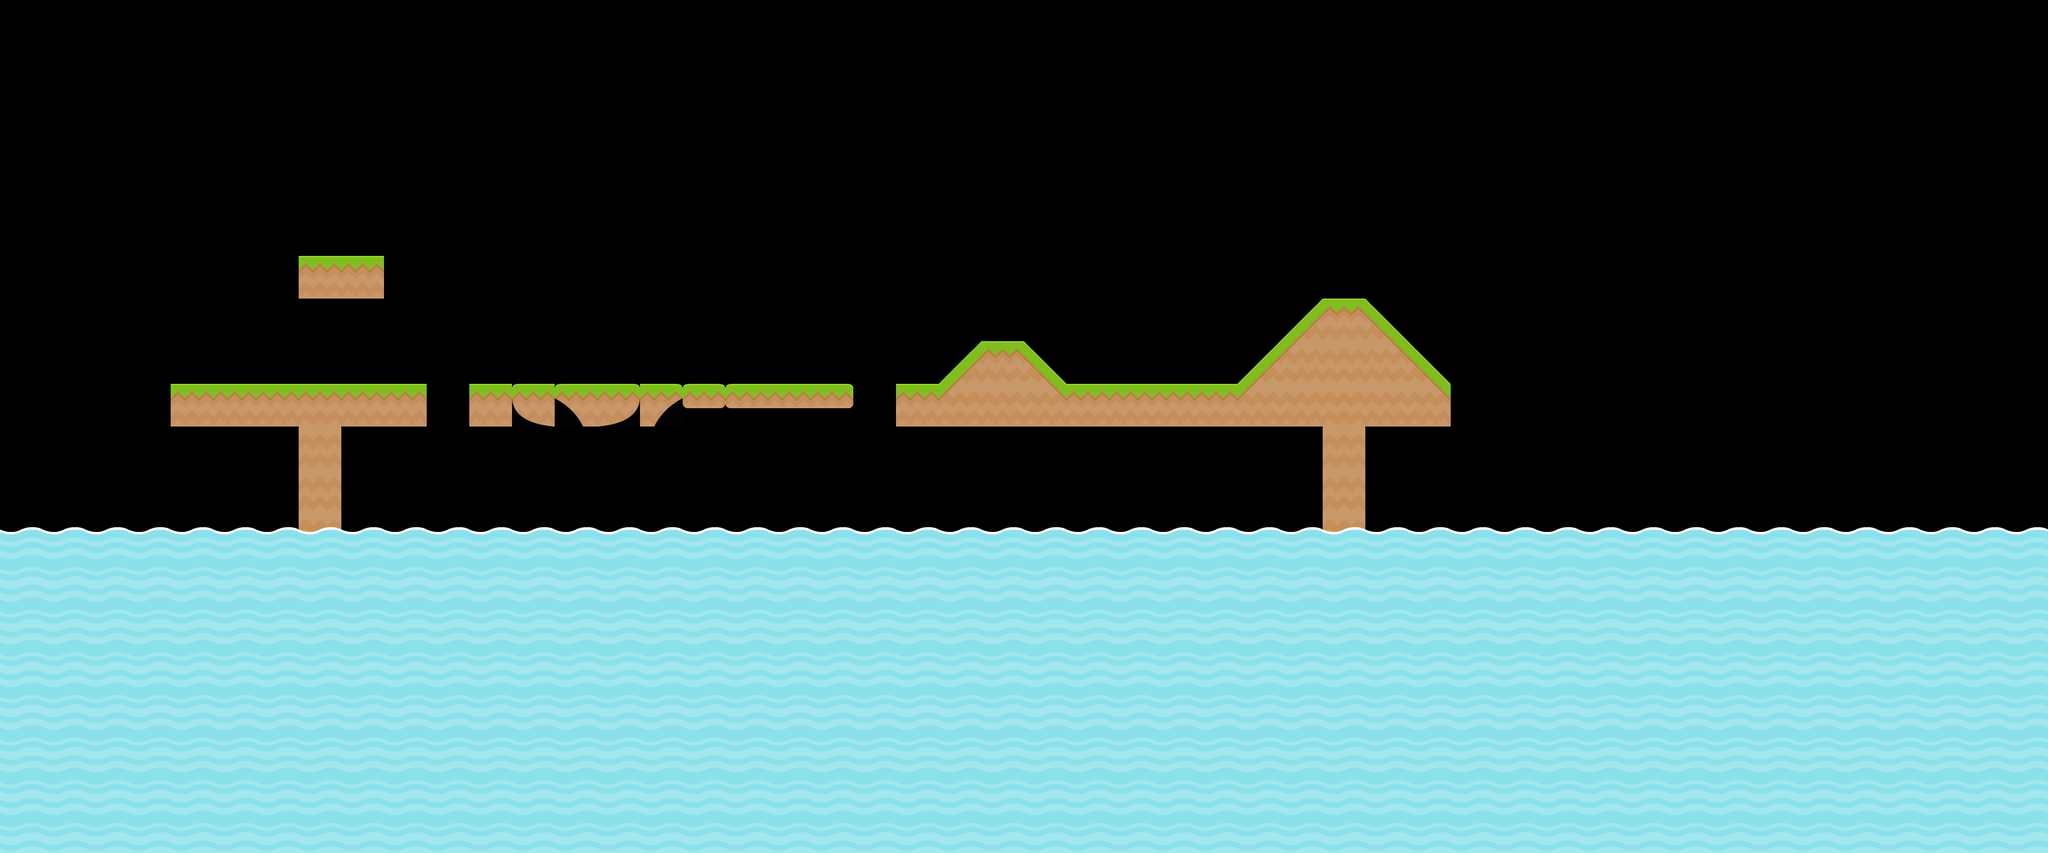

The image is a tile-based game level rendered from a .tmx file. Its description and complete source (layers, tilesets, objects, tile grids) follow:
An orthogonal 48x20 tile map with 70x70 px tiles, 3 tile layers (background, solids, foreground) and 2 objects (spawn, util).

<map version="1.2" tiledversion="1.3.3" orientation="orthogonal" renderorder="right-down" width="48" height="20" tilewidth="70" tileheight="70" infinite="0" nextlayerid="5" nextobjectid="4">
 <editorsettings>
  <export target="testlevel.json" format="json" />
 </editorsettings>
 <tileset firstgid="1" source="../tiles/tiles_spritesheet.tsx" />
 <layer id="3" name="background" width="48" height="20">
  <data encoding="csv">
0,0,0,0,0,0,0,0,0,0,0,0,0,0,0,0,0,0,0,0,0,0,0,0,0,0,0,0,0,0,0,0,0,0,0,0,0,0,0,0,0,0,0,0,0,0,0,0,
0,0,0,0,0,0,0,0,0,0,0,0,0,0,0,0,0,0,0,0,0,0,0,0,0,0,0,0,0,0,0,0,0,0,0,0,0,0,0,0,0,0,0,0,0,0,0,0,
0,0,0,0,0,0,0,0,0,0,0,0,0,0,0,0,0,0,0,0,0,0,0,0,0,0,0,0,0,0,0,0,0,0,0,0,0,0,0,0,0,0,0,0,0,0,0,0,
0,0,0,0,0,0,0,0,0,0,0,0,0,0,0,0,0,0,0,0,0,0,0,0,0,0,0,0,0,0,0,0,0,0,0,0,0,0,0,0,0,0,0,0,0,0,0,0,
0,0,0,0,0,0,0,0,0,0,0,0,0,0,0,0,0,0,0,0,0,0,0,0,0,0,0,0,0,0,0,0,0,0,0,0,0,0,0,0,0,0,0,0,0,0,0,0,
0,0,0,0,0,0,0,0,0,0,0,0,0,0,0,0,0,0,0,0,0,0,0,0,0,0,0,0,0,0,0,0,0,0,0,0,0,0,0,0,0,0,0,0,0,0,0,0,
0,0,0,0,0,0,0,0,0,0,0,0,0,0,0,0,0,0,0,0,0,0,0,0,0,0,0,0,0,0,0,0,0,0,0,0,0,0,0,0,0,0,0,0,0,0,0,0,
0,0,0,0,0,0,0,0,0,0,0,0,0,0,0,0,0,0,0,0,0,0,0,0,0,0,0,0,0,0,0,0,0,0,0,0,0,0,0,0,0,0,0,0,0,0,0,0,
0,0,0,0,0,0,0,0,0,0,0,0,0,0,0,0,0,0,0,0,0,0,0,0,0,0,0,0,0,0,0,0,0,0,0,0,0,0,0,0,0,0,0,0,0,0,0,0,
0,0,0,0,0,0,0,0,0,0,0,0,0,0,0,0,0,0,0,0,0,0,0,0,0,0,0,0,0,0,0,0,0,0,0,0,0,0,0,0,0,0,0,0,0,0,0,0,
0,0,0,0,0,0,0,0,0,0,0,0,0,0,0,0,0,0,0,0,0,0,0,0,0,0,0,0,0,0,0,0,0,0,0,0,0,0,0,0,0,0,0,0,0,0,0,0,
0,0,0,0,0,0,0,0,0,0,0,0,0,0,0,0,0,0,0,0,0,0,0,0,0,0,0,0,0,0,0,0,0,0,0,0,0,0,0,0,0,0,0,0,0,0,0,0,
0,0,0,0,0,0,0,0,0,0,0,0,0,0,0,0,0,0,0,0,0,0,0,0,0,0,0,0,0,0,0,0,0,0,0,0,0,0,0,0,0,0,0,0,0,0,0,0,
0,0,0,0,0,0,0,0,0,0,0,0,0,0,0,0,0,0,0,0,0,0,0,0,0,0,0,0,0,0,0,0,0,0,0,0,0,0,0,0,0,0,0,0,0,0,0,0,
0,0,0,0,0,0,0,0,0,0,0,0,0,0,0,0,0,0,0,0,0,0,0,0,0,0,0,0,0,0,0,0,0,0,0,0,0,0,0,0,0,0,0,0,0,0,0,0,
0,0,0,0,0,0,0,0,0,0,0,0,0,0,0,0,0,0,0,0,0,0,0,0,0,0,0,0,0,0,0,0,0,0,0,0,0,0,0,0,0,0,0,0,0,0,0,0,
0,0,0,0,0,0,0,0,0,0,0,0,0,0,0,0,0,0,0,0,0,0,0,0,0,0,0,0,0,0,0,0,0,0,0,0,0,0,0,0,0,0,0,0,0,0,0,0,
0,0,0,0,0,0,0,0,0,0,0,0,0,0,0,0,0,0,0,0,0,0,0,0,0,0,0,0,0,0,0,0,0,0,0,0,0,0,0,0,0,0,0,0,0,0,0,0,
0,0,0,0,0,0,0,0,0,0,0,0,0,0,0,0,0,0,0,0,0,0,0,0,0,0,0,0,0,0,0,0,0,0,0,0,0,0,0,0,0,0,0,0,0,0,0,0,
0,0,0,0,0,0,0,0,0,0,0,0,0,0,0,0,0,0,0,0,0,0,0,0,0,0,0,0,0,0,0,0,0,0,0,0,0,0,0,0,0,0,0,0,0,0,0,0
</data>
 </layer>
 <layer id="2" name="solids" width="48" height="20">
  <data encoding="csv">
0,0,0,0,0,0,0,0,0,0,0,0,0,0,0,0,0,0,0,0,0,0,0,0,0,0,0,0,0,0,0,0,0,0,0,0,0,0,0,0,0,0,0,0,0,0,0,0,
0,0,0,0,0,0,0,0,0,0,0,0,0,0,0,0,0,0,0,0,0,0,0,0,0,0,0,0,0,0,0,0,0,0,0,0,0,0,0,0,0,0,0,0,0,0,0,0,
0,0,0,0,0,0,0,0,0,0,0,0,0,0,0,0,0,0,0,0,0,0,0,0,0,0,0,0,0,0,0,0,0,0,0,0,0,0,0,0,0,0,0,0,0,0,0,0,
0,0,0,0,0,0,0,0,0,0,0,0,0,0,0,0,0,0,0,0,0,0,0,0,0,0,0,0,0,0,0,0,0,0,0,0,0,0,0,0,0,0,0,0,0,0,0,0,
0,0,0,0,0,0,0,0,0,0,0,0,0,0,0,0,0,0,0,0,0,0,0,0,0,0,0,0,0,0,0,0,0,0,0,0,0,0,0,0,0,0,0,0,0,0,0,0,
0,0,0,0,0,0,0,0,0,0,0,0,0,0,0,0,0,0,0,0,0,0,0,0,0,0,0,0,0,0,0,0,0,0,0,0,0,0,0,0,0,0,0,0,0,0,0,0,
0,0,0,0,0,0,0,112,112,0,0,0,0,0,0,0,0,0,0,0,0,0,0,0,0,0,0,0,0,0,0,0,0,0,0,0,0,0,0,0,0,0,0,0,0,0,0,0,
0,0,0,0,0,0,0,0,0,0,0,0,0,0,0,0,0,0,0,0,0,0,0,0,0,0,0,0,0,0,35,112,9,0,0,0,0,0,0,0,0,0,0,0,0,0,0,0,
0,0,0,0,0,0,0,0,0,0,0,0,0,0,0,0,0,0,0,0,0,0,35,112,9,0,0,0,0,35,22,165,164,9,0,0,0,0,0,0,0,0,0,0,0,0,0,0,
0,0,0,0,112,112,112,112,112,112,0,112,139,126,113,100,87,74,61,48,0,112,22,165,164,112,112,112,112,22,165,165,165,164,0,0,0,0,0,0,0,0,0,0,0,0,0,0,
0,0,0,0,0,0,0,165,0,0,0,0,0,0,0,0,0,0,0,0,0,0,0,0,0,0,0,0,0,0,0,165,0,0,0,0,0,0,0,0,0,0,0,0,0,0,0,0,
0,0,0,0,0,0,0,165,0,0,0,0,0,0,0,0,0,0,0,0,0,0,0,0,0,0,0,0,0,0,0,165,0,0,0,0,0,0,0,0,0,0,0,0,0,0,0,0,
0,0,0,0,0,0,0,165,0,0,0,0,0,0,0,0,0,0,0,0,0,0,0,0,0,0,0,0,0,0,0,165,0,0,0,0,0,0,0,0,0,0,0,0,0,0,0,0,
0,0,0,0,0,0,0,0,0,0,0,0,0,0,0,0,0,0,0,0,0,0,0,0,0,0,0,0,165,0,0,165,0,0,0,0,0,0,0,0,0,0,0,0,0,0,0,0,
0,0,0,0,0,0,0,0,0,0,0,0,0,0,0,0,0,0,0,0,0,0,0,0,0,0,0,0,0,0,0,0,0,0,0,0,0,0,0,0,0,0,0,0,0,0,0,0,
0,0,0,0,0,0,0,0,0,0,0,0,0,0,0,0,0,0,0,0,0,0,0,0,0,0,0,0,0,0,0,0,0,0,0,0,0,0,0,0,0,0,0,0,0,0,0,0,
0,0,0,0,0,0,0,0,0,0,0,0,0,0,0,0,0,0,0,0,0,0,0,0,0,0,0,0,0,0,0,0,0,0,0,0,0,0,0,0,0,0,0,0,0,0,0,0,
0,0,0,0,0,0,0,0,0,0,0,0,0,0,0,0,0,0,0,0,0,0,0,0,0,0,0,0,0,0,0,0,0,0,0,0,0,0,0,0,0,0,0,0,0,0,0,0,
0,0,0,0,0,0,0,0,0,0,0,0,0,0,0,0,0,0,0,0,0,0,0,0,0,0,0,0,0,0,0,0,0,0,0,0,0,0,0,0,0,0,0,0,0,0,0,0,
0,0,0,0,0,0,0,0,0,0,0,0,0,0,0,0,0,0,0,0,0,0,0,0,0,0,0,0,0,0,0,0,0,0,0,0,0,0,0,0,0,0,0,0,0,0,0,0
</data>
 </layer>
 <layer id="1" name="foreground" width="48" height="20">
  <data encoding="csv">
0,0,0,0,0,0,0,0,0,0,0,0,0,0,0,0,0,0,0,0,0,0,0,0,0,0,0,0,0,0,0,0,0,0,0,0,0,0,0,0,0,0,0,0,0,0,0,0,
0,0,0,0,0,0,0,0,0,0,0,0,0,0,0,0,0,0,0,0,0,0,0,0,0,0,0,0,0,0,0,0,0,0,0,0,0,0,0,0,0,0,0,0,0,0,0,0,
0,0,0,0,0,0,0,0,0,0,0,0,0,0,0,0,0,0,0,0,0,0,0,0,0,0,0,0,0,0,0,0,0,0,0,0,0,0,0,0,0,0,0,0,0,0,0,0,
0,0,0,0,0,0,0,0,0,0,0,0,0,0,0,0,0,0,0,0,0,0,0,0,0,0,0,0,0,0,0,0,0,0,0,0,0,0,0,0,0,0,0,0,0,0,0,0,
0,0,0,0,0,0,0,0,0,0,0,0,0,0,0,0,0,0,0,0,0,0,0,0,0,0,0,0,0,0,0,0,0,0,0,0,0,0,0,0,0,0,0,0,0,0,0,0,
0,0,0,0,0,0,0,0,0,0,0,0,0,0,0,0,0,0,0,0,0,0,0,0,0,0,0,0,0,0,0,0,0,0,0,0,0,0,0,0,0,0,0,0,0,0,0,0,
0,0,0,0,0,0,0,0,0,0,0,0,0,0,0,0,0,0,0,0,0,0,0,0,0,0,0,0,0,0,0,0,0,0,0,0,0,0,0,0,0,0,0,0,0,0,0,0,
0,0,0,0,0,0,0,0,0,0,0,0,0,0,0,0,0,0,0,0,0,0,0,0,0,0,0,0,0,0,0,0,0,0,0,0,0,0,0,0,0,0,0,0,0,0,0,0,
0,0,0,0,0,0,0,0,0,0,0,0,0,0,0,0,0,0,0,0,0,0,0,0,0,0,0,0,0,0,0,0,0,0,0,0,0,0,0,0,0,0,0,0,0,0,0,0,
0,0,0,0,0,0,0,0,0,0,0,0,0,0,0,0,0,0,0,0,0,0,0,0,0,0,0,0,0,0,0,0,0,0,0,0,0,0,0,0,0,0,0,0,0,0,0,0,
0,0,0,0,0,0,0,0,0,0,0,0,0,0,0,0,0,0,0,0,0,0,0,0,0,0,0,0,0,0,0,0,0,0,0,0,0,0,0,0,0,0,0,0,0,0,0,0,
0,0,0,0,0,0,0,0,0,0,0,0,0,0,0,0,0,0,0,0,0,0,0,0,0,0,0,0,0,0,0,0,0,0,0,0,0,0,0,0,0,0,0,0,0,0,0,0,
111,111,111,111,111,111,111,111,111,111,111,111,111,111,111,111,111,111,111,111,111,111,111,111,111,111,111,111,111,111,111,111,111,111,111,111,111,111,111,111,111,111,111,111,111,111,111,111,
47,47,47,47,47,47,47,47,47,47,47,47,47,47,47,47,47,47,47,47,47,47,47,47,47,47,47,47,47,47,47,47,47,47,47,47,47,47,47,47,47,47,47,47,47,47,47,47,
47,47,47,47,47,47,47,47,47,47,47,47,47,47,47,47,47,47,47,47,47,47,47,47,47,47,47,47,47,47,47,47,47,47,47,47,47,47,47,47,47,47,47,47,47,47,47,47,
47,47,47,47,47,47,47,47,47,47,47,47,47,47,47,47,47,47,47,47,47,47,47,47,47,47,47,47,47,47,47,47,47,47,47,47,47,47,47,47,47,47,47,47,47,47,47,47,
47,47,47,47,47,47,47,47,47,47,47,47,47,47,47,47,47,47,47,47,47,47,47,47,47,47,47,47,47,47,47,47,47,47,47,47,47,47,47,47,47,47,47,47,47,47,47,47,
47,47,47,47,47,47,47,47,47,47,47,47,47,47,47,47,47,47,47,47,47,47,47,47,47,47,47,47,47,47,47,47,47,47,47,47,47,47,47,47,47,47,47,47,47,47,47,47,
47,47,47,47,47,47,47,47,47,47,47,47,47,47,47,47,47,47,47,47,47,47,47,47,47,47,47,47,47,47,47,47,47,47,47,47,47,47,47,47,47,47,47,47,47,47,47,47,
47,47,47,47,47,47,47,47,47,47,47,47,47,47,47,47,47,47,47,47,47,47,47,47,47,47,47,47,47,47,47,47,47,47,47,47,47,47,47,47,47,47,47,47,47,47,47,47
</data>
 </layer>
 <objectgroup id="4" name="objects">
  <object id="1" name="spawn" type="spawn" gid="91" x="350" y="630" width="70" height="70" />
  <object id="3" name="death_plane" type="util" gid="117" x="0" y="980" width="3360" height="70" />
 </objectgroup>
</map>
